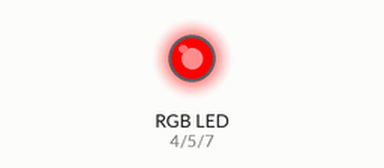
The sketch below on a simulated Arduino Uno, built with avr-gcc and run on an emulated ATmega328P. Shown: an RGB LED mixed from three pins (HIGH = lit).

Above: at 0.5 s.
At 1.5 s:
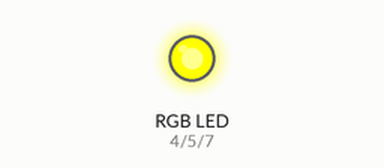
At 5.5 s:
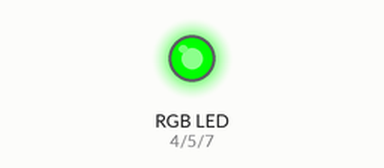
Timing chart, 0 to 6.9 s (numbered marks = the images above):
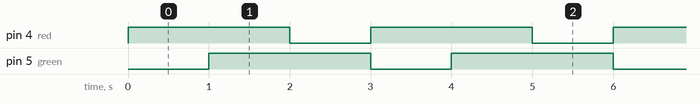

Measured:
- by itself, pin 4 (red), pin 5 (green): alternates HIGH for 2.0 s and LOW for 1.0 s
- by itself, everything shown: repeats every 3.0 s, in 3 steps

The sketch:

RGB.ino
```cpp
const int blue = 7;
const int green = 5;
const int red = 4;

void setup() {
  // put your setup code here, to run once:
pinMode(blue, OUTPUT);
pinMode(green, OUTPUT);
pinMode(red, OUTPUT);
digitalWrite(blue, LOW);
digitalWrite(red, LOW);
digitalWrite(green, LOW);


}

void loop() {
  // put your main code here, to run repeatedly:
  /*
digitalWrite(red, HIGH);
//analogWrite(green, HIGH)
delay(1000);
digitalWrite(green, HIGH);
digitalWrite(blue, HIGH);
delay(1000);
digitalWrite(red, LOW);


digitalWrite(red, HIGH);
digitalWrite(green, HIGH);
delay(1000);
digitalWrite(blue, HIGH);
digitalWrite(red, HIGH);
digitalWrite(green, LOW);
delay(1000);
digitalWrite(blue, LOW);
digitalWrite(red, LOW);
digitalWrite(green, HIGH);
delay(1000);
*/
digitalWrite(green, LOW);
digitalWrite(red, HIGH);
delay(1000);
digitalWrite(red, HIGH);
digitalWrite(green, HIGH);
delay(1000);
digitalWrite(red, LOW);
//digitalWrite(green, HIGH);
delay(1000);
}
```
